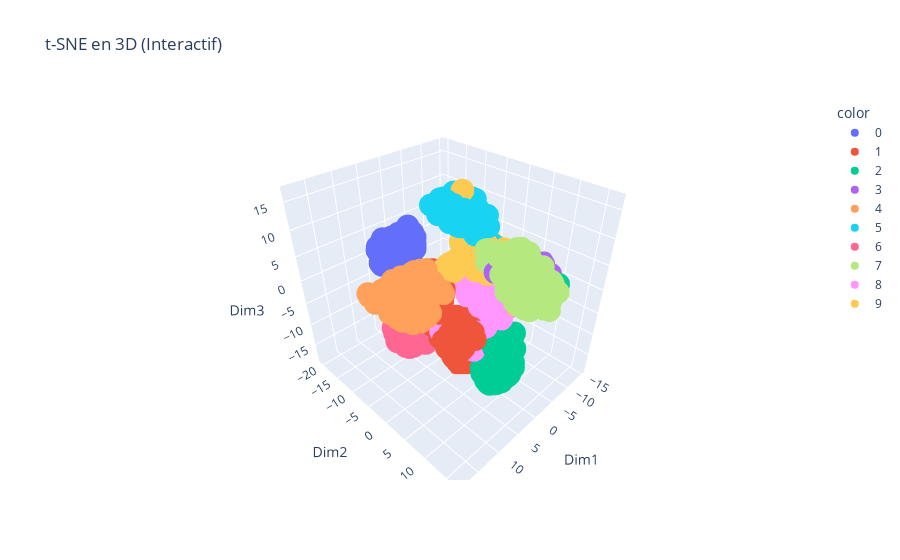

The code cell stored with this chart in its notebook:
### Code cell
import numpy as np
from sklearn.datasets import load_digits
from sklearn.decomposition import PCA
from sklearn.manifold import TSNE
import umap
import plotly.express as px

# Charger un jeu de données d'exemple (chiffres manuscrits)
digits = load_digits()
X = digits.data
y = digits.target

# Réduction de dimension avec t-SNE
tsne = TSNE(n_components=3, random_state=42, init="pca", learning_rate="auto")
X_tsne = tsne.fit_transform(X)

fig_tsne = px.scatter_3d(
    x=X_tsne[:, 0], y=X_tsne[:, 1], z=X_tsne[:, 2],
    color=y.astype(str), title="t-SNE en 3D (Interactif)",
    labels={"x": "Dim1", "y": "Dim2", "z": "Dim3"}
)
fig_tsne.show()

### Figure 1 — Plotly figure (JSON) as saved in the notebook; plotly's stock layout.template omitted (floating-point values rounded to 4 significant figures; data arrays with more than 128 entries replaced by an {"elided": "..."} marker saying what was removed)
{"data": [{"hovertemplate": "color=0<br>Dim1=%{x}<br>Dim2=%{y}<br>Dim3=%{z}<extra></extra>", "legendgroup": "0", "marker": {"color": "#636efa", "symbol": "circle"}, "mode": "markers", "name": "0", "scene": "scene", "showlegend": true, "type": "scatter3d", "x": {"elided": "178 float values"}, "y": {"elided": "178 float values"}, "z": {"elided": "178 float values"}}, {"hovertemplate": "color=1<br>Dim1=%{x}<br>Dim2=%{y}<br>Dim3=%{z}<extra></extra>", "legendgroup": "1", "marker": {"color": "#EF553B", "symbol": "circle"}, "mode": "markers", "name": "1", "scene": "scene", "showlegend": true, "type": "scatter3d", "x": {"elided": "182 float values"}, "y": {"elided": "182 float values"}, "z": {"elided": "182 float values"}}, {"hovertemplate": "color=2<br>Dim1=%{x}<br>Dim2=%{y}<br>Dim3=%{z}<extra></extra>", "legendgroup": "2", "marker": {"color": "#00cc96", "symbol": "circle"}, "mode": "markers", "name": "2", "scene": "scene", "showlegend": true, "type": "scatter3d", "x": {"elided": "177 float values"}, "y": {"elided": "177 float values"}, "z": {"elided": "177 float values"}}, {"hovertemplate": "color=3<br>Dim1=%{x}<br>Dim2=%{y}<br>Dim3=%{z}<extra></extra>", "legendgroup": "3", "marker": {"color": "#ab63fa", "symbol": "circle"}, "mode": "markers", "name": "3", "scene": "scene", "showlegend": true, "type": "scatter3d", "x": {"elided": "183 float values"}, "y": {"elided": "183 float values"}, "z": {"elided": "183 float values"}}, {"hovertemplate": "color=4<br>Dim1=%{x}<br>Dim2=%{y}<br>Dim3=%{z}<extra></extra>", "legendgroup": "4", "marker": {"color": "#FFA15A", "symbol": "circle"}, "mode": "markers", "name": "4", "scene": "scene", "showlegend": true, "type": "scatter3d", "x": {"elided": "181 float values"}, "y": {"elided": "181 float values"}, "z": {"elided": "181 float values"}}, {"hovertemplate": "color=5<br>Dim1=%{x}<br>Dim2=%{y}<br>Dim3=%{z}<extra></extra>", "legendgroup": "5", "marker": {"color": "#19d3f3", "symbol": "circle"}, "mode": "markers", "name": "5", "scene": "scene", "showlegend": true, "type": "scatter3d", "x": {"elided": "182 float values"}, "y": {"elided": "182 float values"}, "z": {"elided": "182 float values"}}, {"hovertemplate": "color=6<br>Dim1=%{x}<br>Dim2=%{y}<br>Dim3=%{z}<extra></extra>", "legendgroup": "6", "marker": {"color": "#FF6692", "symbol": "circle"}, "mode": "markers", "name": "6", "scene": "scene", "showlegend": true, "type": "scatter3d", "x": {"elided": "181 float values"}, "y": {"elided": "181 float values"}, "z": {"elided": "181 float values"}}, {"hovertemplate": "color=7<br>Dim1=%{x}<br>Dim2=%{y}<br>Dim3=%{z}<extra></extra>", "legendgroup": "7", "marker": {"color": "#B6E880", "symbol": "circle"}, "mode": "markers", "name": "7", "scene": "scene", "showlegend": true, "type": "scatter3d", "x": {"elided": "179 float values"}, "y": {"elided": "179 float values"}, "z": {"elided": "179 float values"}}, {"hovertemplate": "color=8<br>Dim1=%{x}<br>Dim2=%{y}<br>Dim3=%{z}<extra></extra>", "legendgroup": "8", "marker": {"color": "#FF97FF", "symbol": "circle"}, "mode": "markers", "name": "8", "scene": "scene", "showlegend": true, "type": "scatter3d", "x": {"elided": "174 float values"}, "y": {"elided": "174 float values"}, "z": {"elided": "174 float values"}}, {"hovertemplate": "color=9<br>Dim1=%{x}<br>Dim2=%{y}<br>Dim3=%{z}<extra></extra>", "legendgroup": "9", "marker": {"color": "#FECB52", "symbol": "circle"}, "mode": "markers", "name": "9", "scene": "scene", "showlegend": true, "type": "scatter3d", "x": {"elided": "180 float values"}, "y": {"elided": "180 float values"}, "z": {"elided": "180 float values"}}], "layout": {"legend": {"title": {"text": "color"}, "tracegroupgap": 0}, "scene": {"domain": {"x": [0, 1], "y": [0, 1]}, "xaxis": {"title": {"text": "Dim1"}}, "yaxis": {"title": {"text": "Dim2"}}, "zaxis": {"title": {"text": "Dim3"}}}, "title": {"text": "t-SNE en 3D (Interactif)"}}}
